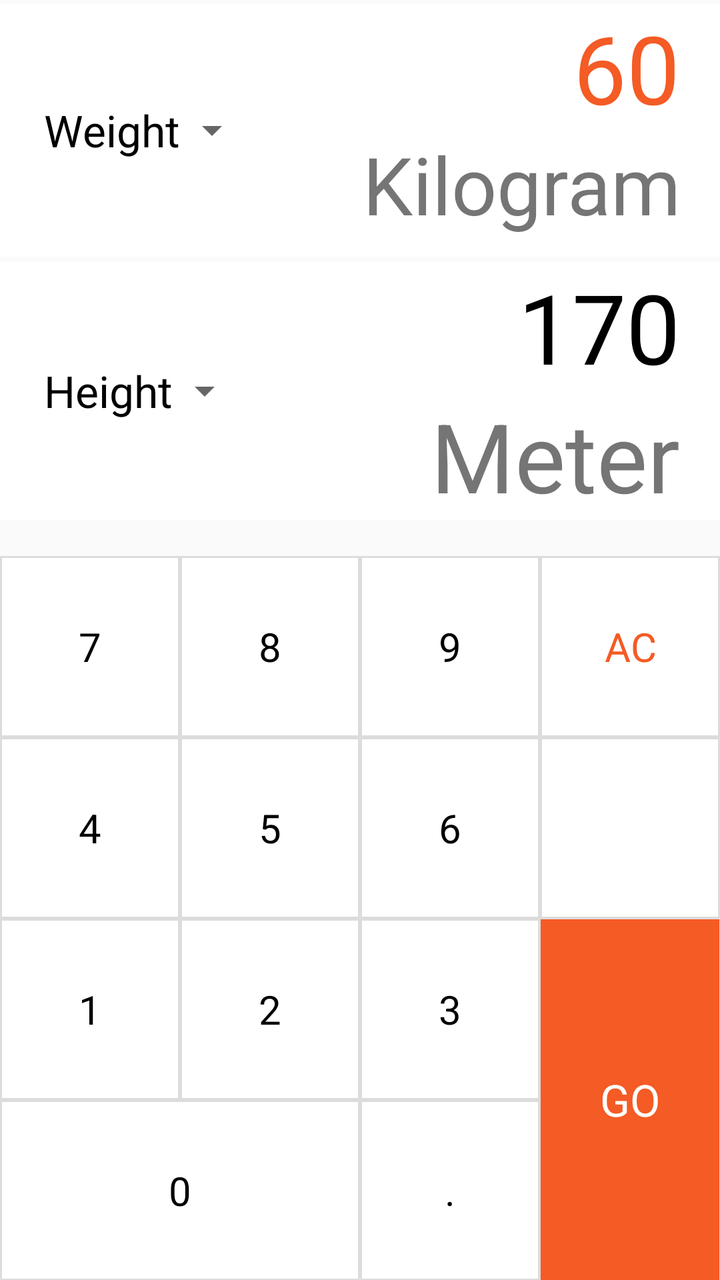
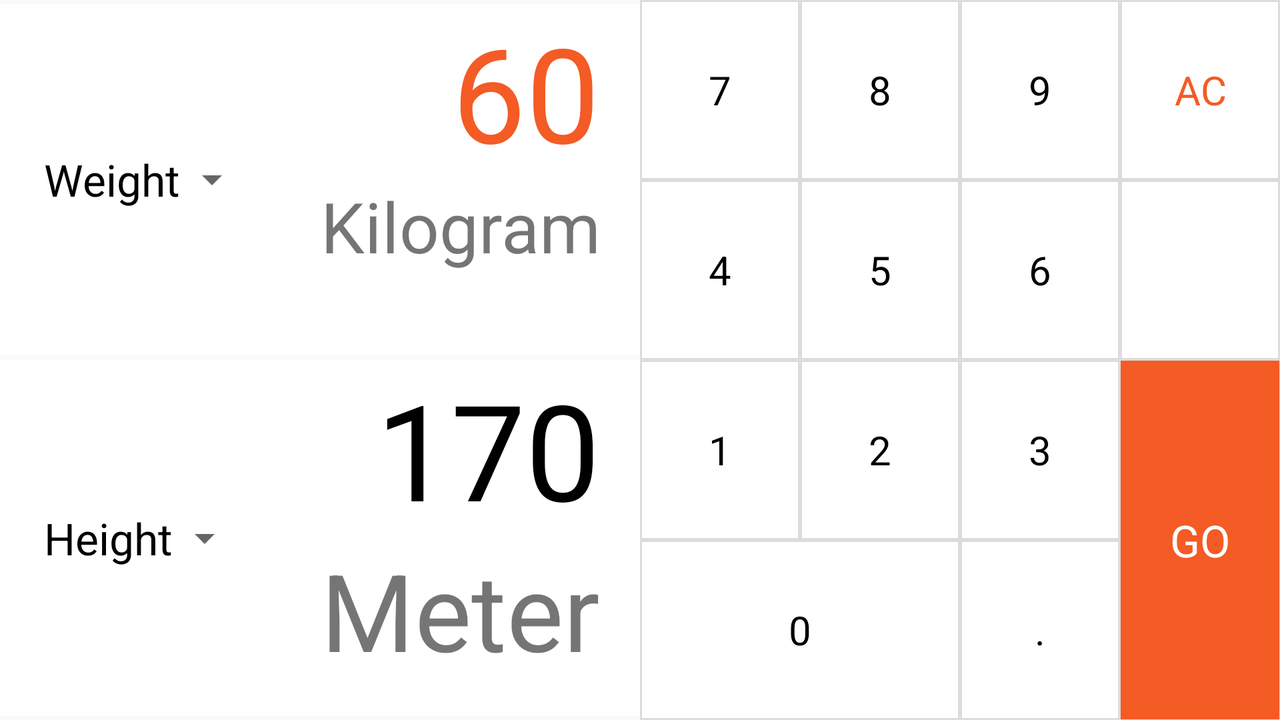

Compare how this app lays out the same screen by default and in its alternative resource folder. The renders come first, then the two layout files and the values they reference.
<!-- AndroidManifest.xml: application theme AppTheme -->
<!-- res/layout/activity_main.xml -->
<?xml version="1.0" encoding="utf-8"?>
<RelativeLayout xmlns:android="http://schemas.android.com/apk/res/android"
    xmlns:tools="http://schemas.android.com/tools"
    android:id="@+id/main_layout"
    android:layout_width="match_parent"
    android:layout_height="match_parent"
    tools:context=".MainActivity">

    <LinearLayout
        android:layout_width="match_parent"
        android:layout_height="match_parent"
        android:orientation="vertical"
        tools:ignore="UselessParent">

        <RelativeLayout
            android:layout_width="match_parent"
            android:layout_height="match_parent"
            android:layout_marginBottom="16dp"
            android:layout_weight="0.30">

            <include
                android:id="@+id/input_layout"
                layout="@layout/activity_input"
                android:layout_width="match_parent"
                android:layout_height="match_parent" />
        </RelativeLayout>

        <RelativeLayout
            android:layout_width="match_parent"
            android:layout_height="match_parent"
            android:layout_weight="0.23">

            <include
                android:id="@+id/keypad"
                layout="@layout/activity_keypad"
                android:layout_width="match_parent"
                android:layout_height="match_parent"
                android:visibility="visible" />

            <include
                android:id="@+id/output_layout"
                layout="@layout/activity_output"
                android:layout_width="match_parent"
                android:layout_height="match_parent"
                android:layout_centerInParent="true"
                android:visibility="invisible" />
        </RelativeLayout>
    </LinearLayout>

</RelativeLayout>
<!-- res/layout/activity_input.xml (included above) -->
<?xml version="1.0" encoding="utf-8"?>
<LinearLayout xmlns:android="http://schemas.android.com/apk/res/android"
    android:layout_width="match_parent"
    android:layout_height="match_parent"
    android:orientation="vertical">

    <LinearLayout
        android:layout_width="match_parent"
        android:layout_height="match_parent"
        android:layout_marginTop="2dp"
        android:layout_marginBottom="2.5dp"
        android:layout_weight="0.5"
        android:orientation="horizontal">

        <LinearLayout
            android:id="@+id/weightLayout"
            android:onClick="onClick"
            android:layout_width="match_parent"
            android:layout_height="match_parent"
            android:layout_weight="0.25"
            android:background="@color/white"
            android:orientation="horizontal">

            <TextView
                android:id="@+id/weight"
                android:layout_width="wrap_content"
                android:layout_height="wrap_content"
                android:layout_gravity="center_vertical"
                android:background="@color/white"
                android:paddingLeft="22dp"
                android:text="@string/weight"
                android:textAllCaps="false"
                android:textColor="@color/black"
                android:textSize="22dp"
                android:textStyle="normal" />

            <Spinner
                android:id="@+id/weight_spinner"
                android:layout_width="40dp"
                android:layout_height="wrap_content"
                android:layout_gravity="center_vertical"
                android:paddingLeft="20dp"
                android:paddingRight="22dp"
                android:spinnerMode="dialog" />
        </LinearLayout>

        <LinearLayout
            android:onClick="onClick"
            android:id="@+id/weightValues"
            android:layout_width="match_parent"
            android:layout_height="match_parent"
            android:layout_weight="0.25"
            android:orientation="vertical">

            <TextView
                android:id="@+id/weight_value"
                android:layout_width="match_parent"
                android:layout_height="match_parent"
                android:layout_weight="0.12"
                android:autoSizeTextType="uniform"
                android:background="@color/white"
                android:gravity="right|bottom"
                android:paddingRight="20dp"
                android:text="60"
                android:textColor="@color/orange"
                android:textSize="36dp" />

            <TextView
                android:id="@+id/weight_unit"
                android:layout_width="match_parent"
                android:layout_height="match_parent"
                android:layout_weight="0.12"
                android:autoSizeTextType="uniform"
                android:background="@color/white"
                android:gravity="top|end"
                android:paddingRight="20dp"
                android:text="@string/kilogram"
                android:textSize="16dp" />

        </LinearLayout>
    </LinearLayout>

    <LinearLayout
        android:layout_width="match_parent"
        android:layout_height="match_parent"
        android:layout_marginBottom="2dp"
        android:layout_weight="0.5"
        android:orientation="horizontal">

        <LinearLayout
            android:id="@+id/heightLayout"
            android:layout_width="match_parent"
            android:layout_height="match_parent"
            android:layout_weight="0.25"
            android:onClick="onClick"
            android:background="@color/white"
            android:orientation="horizontal">

            <TextView
                android:id="@+id/height"
                android:layout_width="wrap_content"
                android:layout_height="wrap_content"
                android:layout_gravity="center_vertical"
                android:background="@color/white"
                android:paddingLeft="22dp"
                android:text="@string/height"
                android:textAllCaps="false"
                android:textColor="@color/black"
                android:textSize="22dp"
                android:textStyle="normal" />

            <Spinner
                android:id="@+id/height_spinner"
                android:layout_width="40dp"
                android:layout_height="wrap_content"
                android:layout_gravity="center_vertical"
                android:paddingLeft="20dp"
                android:paddingRight="22dp"
                android:spinnerMode="dialog"></Spinner>
        </LinearLayout>

        <LinearLayout
            android:onClick="onClick"
            android:id="@+id/heightValues"
            android:layout_width="match_parent"
            android:layout_height="match_parent"
            android:layout_weight="0.25"
            android:orientation="vertical">

            <TextView
                android:id="@+id/height_value"
                android:layout_width="match_parent"
                android:layout_height="match_parent"
                android:layout_weight="0.12"
                android:autoSizeTextType="uniform"
                android:background="@color/white"
                android:gravity="right|bottom"
                android:paddingRight="20dp"
                android:text="170"
                android:textColor="@color/black"
                android:textSize="36dp" />

            <TextView
                android:id="@+id/height_unit"
                android:layout_width="match_parent"
                android:layout_height="match_parent"
                android:layout_weight="0.12"
                android:autoSizeTextType="uniform"
                android:background="@color/white"
                android:gravity="top|end"
                android:paddingRight="20dp"
                android:text="@string/meter"
                android:textSize="16dp" />

        </LinearLayout>
    </LinearLayout>

</LinearLayout>
<!-- res/layout/activity_keypad.xml (included above) -->
<?xml version="1.0" encoding="utf-8"?>
<LinearLayout xmlns:android="http://schemas.android.com/apk/res/android"
    android:layout_width="match_parent"
    android:layout_height="match_parent"
    android:background="@color/grey"
    android:orientation="vertical">

    <LinearLayout
        android:layout_width="match_parent"
        android:layout_height="match_parent"
        android:layout_weight="0.5">

        <LinearLayout
            android:layout_width="match_parent"
            android:layout_height="match_parent"
            android:layout_weight="0.25"
            android:orientation="vertical">

            <TextView
                android:id="@+id/button_seven"
                style="@style/buttonStyle"
                android:text="@string/seven" />

            <TextView 
                android:id="@+id/button_four"
                style="@style/buttonStyle"
                android:text="@string/four" />

        </LinearLayout>

        <LinearLayout
            android:layout_width="match_parent"
            android:layout_height="match_parent"
            android:layout_weight="0.25"
            android:orientation="vertical">

            <TextView 
                android:id="@+id/button_eight"
                style="@style/buttonStyle"
                android:text="@string/eight" />

            <TextView 
                android:id="@+id/button_five"
                style="@style/buttonStyle"
                android:text="@string/five" />

        </LinearLayout>

        <LinearLayout
            android:layout_width="match_parent"
            android:layout_height="match_parent"
            android:layout_weight="0.25"
            android:orientation="vertical">

            <TextView 
                android:id="@+id/button_nine"
                style="@style/buttonStyle"
                android:text="@string/nine" />

            <TextView 
                android:id="@+id/button_six"
                style="@style/buttonStyle"
                android:text="@string/six" />

        </LinearLayout>

        <LinearLayout
            android:layout_width="match_parent"
            android:layout_height="match_parent"
            android:layout_weight="0.25"
            android:orientation="vertical">

            <TextView 
                android:id="@+id/button_clear_all"
                style="@style/buttonStyle"
                android:textColor="@color/orange"
                android:text="@string/ac" />

            <ImageView
                android:id="@+id/button_erase"
                style="@style/buttonStyle"
                android:onClick="onClick"
                android:src="@mipmap/left_arrow" />

        </LinearLayout>
    </LinearLayout>


    <LinearLayout
        android:layout_width="match_parent"
        android:layout_height="match_parent"
        android:layout_weight="0.5"
        android:orientation="horizontal">

        <LinearLayout
            android:layout_width="match_parent"
            android:layout_height="match_parent"
            android:layout_weight="0.5"
            android:orientation="vertical">

            <LinearLayout
                android:layout_width="match_parent"
                android:layout_height="match_parent"
                android:layout_weight="0.5"
                android:orientation="horizontal">

                <TextView 
                    android:id="@+id/button_one"
                    style="@style/buttonStyle"
                    android:text="@string/one" />

                <TextView 
                    android:id="@+id/button_two"
                    style="@style/buttonStyle"
                    android:text="@string/two" />
            </LinearLayout>

            <TextView 
                android:id="@+id/button_zero"
                style="@style/buttonStyle"
                android:text="@string/zero" />

        </LinearLayout>

        <LinearLayout
            android:layout_width="match_parent"
            android:layout_height="match_parent"
            android:layout_weight="0.5"
            android:orientation="horizontal">

            <LinearLayout
                android:layout_width="match_parent"
                android:layout_height="match_parent"
                android:layout_weight="0.5"
                android:orientation="vertical">

                <TextView 
                    android:id="@+id/button_three"
                    style="@style/buttonStyle"
                    android:text="@string/three" />

                <TextView 
                    android:id="@+id/button_dot"
                    style="@style/buttonStyle"
                    android:text="@string/dot" />
            </LinearLayout>

            <TextView 
                android:id="@+id/button_go"
                android:layout_width="match_parent"
                android:layout_height="match_parent"
                android:layout_gravity="center"
                android:layout_margin="0.1dp"
                android:layout_weight="0.5"
                android:background="@color/orange"
                android:text="@string/go"
                android:backgroundTint="@color/button_color_go"
                android:gravity="center"
                android:onClick="onClick"
                android:textAppearance="@style/TextAppearance.AppCompat.Small"
                android:textColor="@color/white"
                android:textSize="22sp"
                android:textStyle="normal" />
        </LinearLayout>
    </LinearLayout>


</LinearLayout>
<!-- res/layout/activity_output.xml (included above) -->
<androidx.constraintlayout.widget.ConstraintLayout xmlns:android="http://schemas.android.com/apk/res/android"
    xmlns:app="http://schemas.android.com/apk/res-auto"
    xmlns:tools="http://schemas.android.com/tools"
    android:layout_width="match_parent"
    android:layout_height="match_parent"
    android:layout_gravity="center"
    android:layout_margin="50dp"
    android:background="@drawable/border"
    android:paddingStart="36dp"
    android:paddingTop="36dp"
    android:paddingEnd="40dp"
    android:paddingBottom="28dp">

    <TextView
        android:id="@+id/bmi_calculated_value"
        android:layout_width="wrap_content"
        android:layout_height="wrap_content"
        android:paddingStart="20dp"
        android:paddingEnd="5dp"
        android:textColor="@color/orange"
        android:textSize="70sp"
        app:layout_constraintStart_toStartOf="parent"
        app:layout_constraintTop_toTopOf="parent"
        tools:text="20.8" />

    <TextView
        android:id="@+id/BMI"
        android:layout_width="wrap_content"
        android:layout_height="wrap_content"
        android:paddingStart="15dp"
        android:paddingTop="15dp"
        android:paddingEnd="15dp"
        android:text="@string/bmi"
        android:textSize="30sp"
        app:layout_constraintEnd_toEndOf="parent"
        app:layout_constraintStart_toEndOf="@id/bmi_calculated_value"
        app:layout_constraintTop_toTopOf="parent" />

    <TextView
        android:id="@+id/bmi_type"
        android:layout_width="wrap_content"
        android:layout_height="wrap_content"
        android:text="@string/normal"
        android:textColor="@color/green"
        android:textSize="15sp"
        app:layout_constraintEnd_toEndOf="@+id/BMI"
        app:layout_constraintStart_toStartOf="@+id/BMI"
        app:layout_constraintTop_toBottomOf="@+id/BMI" />

    <View
        android:id="@+id/line"
        android:layout_width="0dp"
        android:layout_height="4dp"
        android:background="@color/darkGrey"
        android:elevation="7dp"
        app:layout_constraintCircleRadius="1dp"
        app:layout_constraintEnd_toEndOf="@+id/BMI"
        app:layout_constraintStart_toStartOf="@+id/bmi_calculated_value"
        app:layout_constraintTop_toBottomOf="@+id/bmi_calculated_value" />

    <TextView
        android:id="@+id/info"
        android:layout_width="wrap_content"
        android:layout_height="wrap_content"
        android:layout_marginTop="36dp"
        android:text="@string/info"
        android:textSize="18sp"
        app:layout_constraintEnd_toEndOf="parent"
        app:layout_constraintStart_toStartOf="parent"
        app:layout_constraintTop_toBottomOf="@+id/line" />

    <View
        android:id="@+id/blue_line"
        android:layout_width="0dp"
        android:layout_height="5dp"
        android:background="@color/blue"
        app:layout_constraintEnd_toStartOf="@id/info"
        app:layout_constraintStart_toStartOf="@+id/bmi_calculated_value"
        app:layout_constraintTop_toBottomOf="@id/normal" />

    <TextView
        android:id="@+id/underWeight"
        android:layout_width="wrap_content"
        android:layout_height="wrap_content"
        android:padding="10dp"
        android:text="@string/underweight"
        android:textColor="@color/blue"
        android:textSize="12sp"
        app:layout_constraintBottom_toTopOf="@id/blue_line"
        app:layout_constraintEnd_toStartOf="@+id/green_line"
        app:layout_constraintStart_toStartOf="@id/blue_line" />

    <View
        android:id="@+id/green_line"
        android:layout_width="0dp"
        android:layout_height="5dp"
        android:background="@color/green"
        app:layout_constraintEnd_toEndOf="@id/info"
        app:layout_constraintStart_toStartOf="@id/info"
        app:layout_constraintTop_toBottomOf="@id/normal" />

    <TextView
        android:id="@+id/normal"
        android:layout_width="wrap_content"
        android:layout_height="wrap_content"
        android:layout_marginTop="24dp"
        android:padding="10dp"
        android:text="@string/normal"
        android:textColor="@color/green"
        android:textSize="12sp"
        app:layout_constraintEnd_toStartOf="@+id/orange_line"
        app:layout_constraintStart_toEndOf="@id/blue_line"
        app:layout_constraintTop_toBottomOf="@id/info" />

    <View
        android:id="@+id/orange_line"
        android:layout_width="0dp"
        android:layout_height="5dp"
        android:background="@color/orange"
        app:layout_constraintEnd_toEndOf="@id/BMI"
        app:layout_constraintStart_toEndOf="@id/info"
        app:layout_constraintTop_toBottomOf="@id/normal" />

    <TextView
        android:id="@+id/overWeight"
        android:layout_width="wrap_content"
        android:layout_height="wrap_content"
        android:padding="10dp"
        android:text="@string/overweight"
        android:textColor="@color/orange"
        android:textSize="12sp"
        app:layout_constraintBottom_toTopOf="@id/orange_line"
        app:layout_constraintEnd_toEndOf="@id/orange_line"
        app:layout_constraintStart_toStartOf="@+id/orange_line" />

    <TextView
        android:id="@+id/underWeight_min_value"
        android:layout_width="wrap_content"
        android:layout_height="wrap_content"
        android:paddingTop="8dp"
        android:text="@string/sixteen_point_zero_numerical"
        android:textSize="12sp"
        app:layout_constraintStart_toStartOf="@id/blue_line"
        app:layout_constraintTop_toBottomOf="@+id/underWeight" />

    <TextView
        android:id="@+id/underweight_max_value"
        android:layout_width="wrap_content"
        android:layout_height="wrap_content"
        android:paddingTop="8dp"
        android:text="@string/eighteen_point_five_numerical"
        android:textSize="12sp"
        app:layout_constraintEnd_toStartOf="@+id/orange_line"
        app:layout_constraintStart_toStartOf="@+id/blue_line"
        app:layout_constraintTop_toBottomOf="@+id/underWeight" />

    <TextView
        android:id="@+id/overweight_min_value"
        android:layout_width="wrap_content"
        android:layout_height="wrap_content"
        android:paddingTop="8dp"
        android:text="@string/twenty_five_point_zero_numerical"
        android:textSize="12sp"
        app:layout_constraintEnd_toEndOf="@+id/orange_line"
        app:layout_constraintStart_toStartOf="@+id/green_line"
        app:layout_constraintTop_toBottomOf="@+id/overWeight" />

    <TextView
        android:id="@+id/overweight_max_value"
        android:layout_width="wrap_content"
        android:layout_height="wrap_content"
        android:paddingTop="8dp"
        android:text="@string/forty_point_zero_numerical"
        android:textSize="12sp"
        app:layout_constraintEnd_toEndOf="@+id/orange_line"
        app:layout_constraintTop_toBottomOf="@+id/overWeight" />

</androidx.constraintlayout.widget.ConstraintLayout>
<!-- resources referenced by this layout -->
<resources>
  <color name="black">#000000</color>
  <color name="blue">#4091e2</color>
  <color name="darkGrey">#404040</color>
  <color name="green">#53b667</color>
  <color name="grey">#DCDCDC</color>
  <color name="orange">#f45b25</color>
  <color name="white">#ffffff</color>
  <!-- drawable border (drawable) -->
  <?xml version="1.0" encoding="utf-8"?>
  <layer-list xmlns:android="http://schemas.android.com/apk/res/android">
      <item>
          <shape android:shape="rectangle">
              <solid android:color="#C0C0C0" />
          </shape>
      </item>
      <item
          android:left="5dp"
          android:right="5dp"
          android:top="5dp">
          <shape android:shape="rectangle">
              <solid android:color="@color/white" />
          </shape>
      </item>
  </layer-list>
  <!-- mipmap left_arrow (mipmap-anydpi-v26) -->
  <?xml version="1.0" encoding="utf-8"?>
  <adaptive-icon xmlns:android="http://schemas.android.com/apk/res/android">
      <background android:drawable="@color/left_arrow_backgorund" />
      <foreground android:drawable="@mipmap/left_arrow_foreground" />
  </adaptive-icon>
  <string name="ac">AC</string>
  <string name="bmi">BMI</string>
  <string name="dot">.</string>
  <string name="eight">8</string>
  <string name="eighteen_point_five_numerical">18.5</string>
  <string name="five">5</string>
  <string name="forty_point_zero_numerical">40.0</string>
  <string name="four">4</string>
  <string name="go">GO</string>
  <string name="height">Height</string>
  <string name="info">Information</string>
  <string name="kilogram">Kilogram</string>
  <string name="meter">Meter</string>
  <string name="nine">9</string>
  <string name="normal">Normal</string>
  <string name="one">1</string>
  <string name="overweight">Over weight</string>
  <string name="seven">7</string>
  <string name="six">6</string>
  <string name="sixteen_point_zero_numerical">16.0</string>
  <string name="three">3</string>
  <string name="twenty_five_point_zero_numerical">25.0</string>
  <string name="two">2</string>
  <string name="underweight">Underweight</string>
  <string name="weight">Weight</string>
  <string name="zero">0</string>
  <style name="buttonStyle">
          <item name="android:background">@drawable/keypad_selector</item>
          <item name="android:layout_width">match_parent</item>
          <item name="android:layout_height">match_parent</item>
          <item name="android:layout_weight">0.5</item>
          <item name="android:gravity">center</item>
          <item name="android:textSize">20sp</item>
          <item name="android:textColor">@color/black</item>
          <item name="android:layout_margin">1dp</item>
          <item name="android:onClick">onClick</item>
          <item name="android:textStyle">normal</item>
      </style>
  <style name="AppTheme" parent="Theme.AppCompat.Light.DarkActionBar">
          
          <item name="colorPrimary">@color/colorPrimary</item>
          <item name="colorPrimaryDark">@color/colorPrimaryDark</item>
          <item name="colorAccent">@color/colorAccent</item>
      </style>
  <color name="left_arrow_backgorund">#FFFFFF</color>
  <!-- drawable keypad_selector (drawable) -->
  <?xml version="1.0" encoding="utf-8"?>
  <selector xmlns:android="http://schemas.android.com/apk/res/android">
      <item
          android:state_pressed="true"
          android:drawable="@color/backgroundColorSelector" />
      <item
          android:state_focused="true"
          android:drawable="@color/backgroundColorSelector" />
      <item
          android:drawable="@color/white" />
  </selector>
  <color name="colorPrimary">#008577</color>
  <color name="colorPrimaryDark">#00574B</color>
  <color name="colorAccent">#D81B60</color>
  <color name="backgroundColorSelector">#d3d4d8</color>
</resources>
<!-- res/layout-land/activity_main.xml (the repository's variant of the layout above) -->
<!-- drawn on the phone turned sideways -->
<?xml version="1.0" encoding="utf-8"?>
<RelativeLayout xmlns:android="http://schemas.android.com/apk/res/android"
    xmlns:tools="http://schemas.android.com/tools"
    android:id="@+id/main_layout"
    android:layout_width="match_parent"
    android:layout_height="match_parent"
    tools:context=".MainActivity">

    <LinearLayout
        android:layout_width="match_parent"
        android:layout_height="match_parent"
        android:baselineAligned="false"
        android:orientation="horizontal"
        tools:ignore="UselessParent">

        <RelativeLayout
            android:layout_width="match_parent"
            android:layout_height="match_parent"
            android:layout_weight="0.5">

            <include
                android:id="@+id/input_layout"
                layout="@layout/activity_input"
                android:layout_width="match_parent"
                android:layout_height="match_parent" />
        </RelativeLayout>

        <RelativeLayout
            android:layout_width="match_parent"
            android:layout_height="match_parent"
            android:layout_weight="0.5">

            <include
                android:id="@+id/keypad"
                layout="@layout/activity_keypad"
                android:layout_width="match_parent"
                android:layout_height="match_parent"
                android:visibility="visible" />

            <include
                android:id="@+id/output_layout"
                layout="@layout/activity_output"
                android:layout_width="match_parent"
                android:layout_height="match_parent"
                android:visibility="invisible" />
        </RelativeLayout>
    </LinearLayout>

</RelativeLayout>
